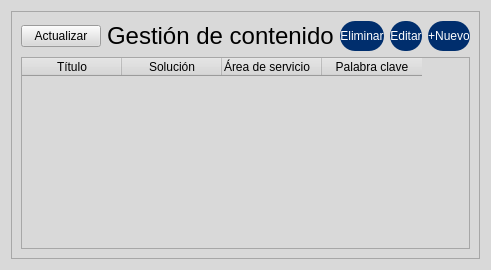
            <widget class="QWidget" name="page_servicios">
             <property name="styleSheet">
              <string notr="true">background-color: rgb(217, 217, 217);</string>
             </property>
             <layout class="QVBoxLayout" name="verticalLayout_6">
              <item>
               <widget class="QFrame" name="frame_16">
                <property name="frameShape">
                 <enum>QFrame::StyledPanel</enum>
                </property>
                <property name="frameShadow">
                 <enum>QFrame::Raised</enum>
                </property>
                <layout class="QVBoxLayout" name="verticalLayout_7">
                 <item>
                  <layout class="QHBoxLayout" name="horizontalLayout_7">
                   <item>
                    <widget class="QPushButton" name="pushButton">
                     <property name="sizePolicy">
                      <sizepolicy hsizetype="Fixed" vsizetype="Fixed">
                       <horstretch>0</horstretch>
                       <verstretch>0</verstretch>
                      </sizepolicy>
                     </property>
                     <property name="text">
                      <string>Actualizar</string>
                     </property>
                    </widget>
                   </item>
                   <item>
                    <widget class="QLabel" name="label_3">
                     <property name="styleSheet">
                      <string notr="true">font: 75 11.5pt &quot;SansSerif&quot;;</string>
                     </property>
                     <property name="text">
                      <string>&lt;html&gt;&lt;head/&gt;&lt;body&gt;&lt;p&gt;&lt;span style=&quot; font-size:18pt;&quot;&gt;Gestión de contenido&lt;/span&gt;&lt;/p&gt;&lt;/body&gt;&lt;/html&gt;</string>
                     </property>
                    </widget>
                   </item>
                   <item>
                    <widget class="QPushButton" name="btn_eliminar_2">
                     <property name="sizePolicy">
                      <sizepolicy hsizetype="Maximum" vsizetype="Fixed">
                       <horstretch>0</horstretch>
                       <verstretch>0</verstretch>
                      </sizepolicy>
                     </property>
                     <property name="minimumSize">
                      <size>
                       <width>0</width>
                       <height>30</height>
                      </size>
                     </property>
                     <property name="maximumSize">
                      <size>
                       <width>100</width>
                       <height>16777215</height>
                      </size>
                     </property>
                     <property name="cursor">
                      <cursorShape>PointingHandCursor</cursorShape>
                     </property>
                     <property name="styleSheet">
                      <string notr="true">QPushButton {
	
	font: 14pt &quot;Calibri&quot;;
	color: rgb(255, 255, 255);
	
	background-color: rgb(0, 46, 109);
	border: 0px solid;
	border-radius:15px;
}
QPushButton:hover {
	background-color: rgb(93, 129, 163);
}


	
	
	
	
</string>
                     </property>
                     <property name="text">
                      <string>Eliminar</string>
                     </property>
                     <property name="flat">
                      <bool>false</bool>
                     </property>
                    </widget>
                   </item>
                   <item>
                    <widget class="QPushButton" name="btn_eliminar">
                     <property name="sizePolicy">
                      <sizepolicy hsizetype="Maximum" vsizetype="Fixed">
                       <horstretch>0</horstretch>
                       <verstretch>0</verstretch>
                      </sizepolicy>
                     </property>
                     <property name="minimumSize">
                      <size>
                       <width>0</width>
                       <height>30</height>
                      </size>
                     </property>
                     <property name="maximumSize">
                      <size>
                       <width>100</width>
                       <height>16777215</height>
                      </size>
                     </property>
                     <property name="cursor">
                      <cursorShape>PointingHandCursor</cursorShape>
                     </property>
                     <property name="styleSheet">
                      <string notr="true">QPushButton {
	
	font: 14pt &quot;Calibri&quot;;
	color: rgb(255, 255, 255);
	
	background-color: rgb(0, 46, 109);
	border: 0px solid;
	border-radius:15px;
}
QPushButton:hover {
	background-color: rgb(93, 129, 163);
}


	
	
	
	
</string>
                     </property>
                     <property name="text">
                      <string>Editar</string>
                     </property>
                     <property name="flat">
                      <bool>false</bool>
                     </property>
                    </widget>
                   </item>
                   <item>
                    <widget class="QPushButton" name="btn_Nuevo">
                     <property name="sizePolicy">
                      <sizepolicy hsizetype="Maximum" vsizetype="Fixed">
                       <horstretch>0</horstretch>
                       <verstretch>0</verstretch>
                      </sizepolicy>
                     </property>
                     <property name="minimumSize">
                      <size>
                       <width>0</width>
                       <height>30</height>
                      </size>
                     </property>
                     <property name="maximumSize">
                      <size>
                       <width>100</width>
                       <height>16777215</height>
                      </size>
                     </property>
                     <property name="cursor">
                      <cursorShape>PointingHandCursor</cursorShape>
                     </property>
                     <property name="styleSheet">
                      <string notr="true">QPushButton {
	
	font: 14pt &quot;Calibri&quot;;
	color: rgb(255, 255, 255);
	background-color: rgb(0, 46, 109);
	border: 0px solid;
	border-radius:15px;
}
QPushButton:hover {
	background-color: rgb(93, 129, 163);
}


	
	
	
	
</string>
                     </property>
                     <property name="text">
                      <string>+Nuevo</string>
                     </property>
                     <property name="flat">
                      <bool>false</bool>
                     </property>
                    </widget>
                   </item>
                  </layout>
                 </item>
                 <item>
                  <widget class="QTableWidget" name="tableWidget">
                   <column>
                    <property name="text">
                     <string>Título</string>
                    </property>
                   </column>
                   <column>
                    <property name="text">
                     <string>Solución</string>
                    </property>
                   </column>
                   <column>
                    <property name="text">
                     <string>Área de servicio</string>
                    </property>
                    <property name="textAlignment">
                     <set>AlignLeading|AlignVCenter</set>
                    </property>
                   </column>
                   <column>
                    <property name="text">
                     <string>Palabra clave</string>
                    </property>
                   </column>
                  </widget>
                 </item>
                </layout>
               </widget>
              </item>
             </layout>
            </widget>
